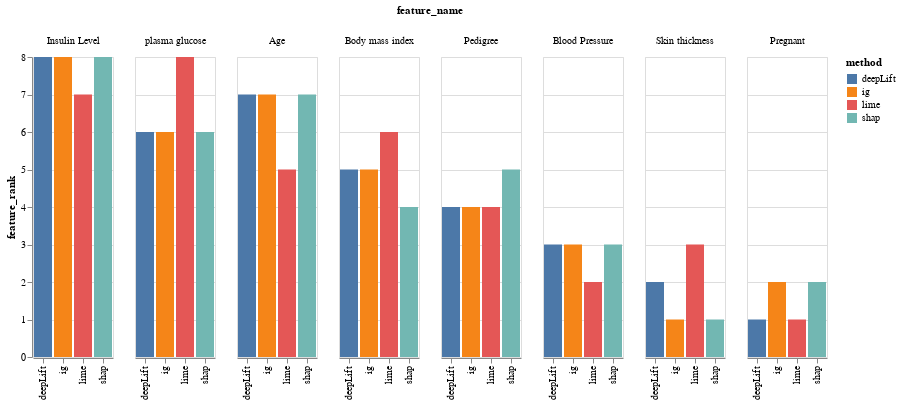

The cell this chart's notebook holds for it:
### Code cell
group_bar

### Figure 1 — Vega-Lite specification as saved in the notebook (floating-point values rounded to 4 significant figures)
{"config": {"view": {"continuousWidth": 400, "continuousHeight": 300}}, "data": {"name": "data-79fc644ba4caf40d74cf188dc44d442e"}, "mark": "bar", "encoding": {"color": {"field": "method", "type": "nominal"}, "column": {"field": "feature_name", "sort": ["Insulin Level", "plasma glucose", "Age", "Body mass index", "Pedigree", "Blood Pressure", "Skin thickness", "Pregnant"], "type": "nominal"}, "x": {"field": "method", "title": "", "type": "nominal"}, "y": {"field": "feature_rank", "type": "quantitative"}}, "$schema": "https://vega.github.io/schema/vega-lite/v4.17.0.json", "datasets": {"data-79fc644ba4caf40d74cf188dc44d442e": [{"feature_name": "Pregnant", "method": "lime", "feature_rank": 1.0}, {"feature_name": "plasma glucose", "method": "lime", "feature_rank": 8.0}, {"feature_name": "Blood Pressure", "method": "lime", "feature_rank": 2.0}, {"feature_name": "Skin thickness", "method": "lime", "feature_rank": 3.0}, {"feature_name": "Insulin Level", "method": "lime", "feature_rank": 7.0}, {"feature_name": "Body mass index", "method": "lime", "feature_rank": 6.0}, {"feature_name": "Pedigree", "method": "lime", "feature_rank": 4.0}, {"feature_name": "Age", "method": "lime", "feature_rank": 5.0}, {"feature_name": "Pregnant", "method": "shap", "feature_rank": 2.0}, {"feature_name": "plasma glucose", "method": "shap", "feature_rank": 6.0}, {"feature_name": "Blood Pressure", "method": "shap", "feature_rank": 3.0}, {"feature_name": "Skin thickness", "method": "shap", "feature_rank": 1.0}, {"feature_name": "Insulin Level", "method": "shap", "feature_rank": 8.0}, {"feature_name": "Body mass index", "method": "shap", "feature_rank": 4.0}, {"feature_name": "Pedigree", "method": "shap", "feature_rank": 5.0}, {"feature_name": "Age", "method": "shap", "feature_rank": 7.0}, {"feature_name": "Pregnant", "method": "ig", "feature_rank": 2.0}, {"feature_name": "plasma glucose", "method": "ig", "feature_rank": 6.0}, {"feature_name": "Blood Pressure", "method": "ig", "feature_rank": 3.0}, {"feature_name": "Skin thickness", "method": "ig", "feature_rank": 1.0}, {"feature_name": "Insulin Level", "method": "ig", "feature_rank": 8.0}, {"feature_name": "Body mass index", "method": "ig", "feature_rank": 5.0}, {"feature_name": "Pedigree", "method": "ig", "feature_rank": 4.0}, {"feature_name": "Age", "method": "ig", "feature_rank": 7.0}, {"feature_name": "Pregnant", "method": "deepLift", "feature_rank": 1.0}, {"feature_name": "plasma glucose", "method": "deepLift", "feature_rank": 6.0}, {"feature_name": "Blood Pressure", "method": "deepLift", "feature_rank": 3.0}, {"feature_name": "Skin thickness", "method": "deepLift", "feature_rank": 2.0}, {"feature_name": "Insulin Level", "method": "deepLift", "feature_rank": 8.0}, {"feature_name": "Body mass index", "method": "deepLift", "feature_rank": 5.0}, {"feature_name": "Pedigree", "method": "deepLift", "feature_rank": 4.0}, {"feature_name": "Age", "method": "deepLift", "feature_rank": 7.0}]}}
